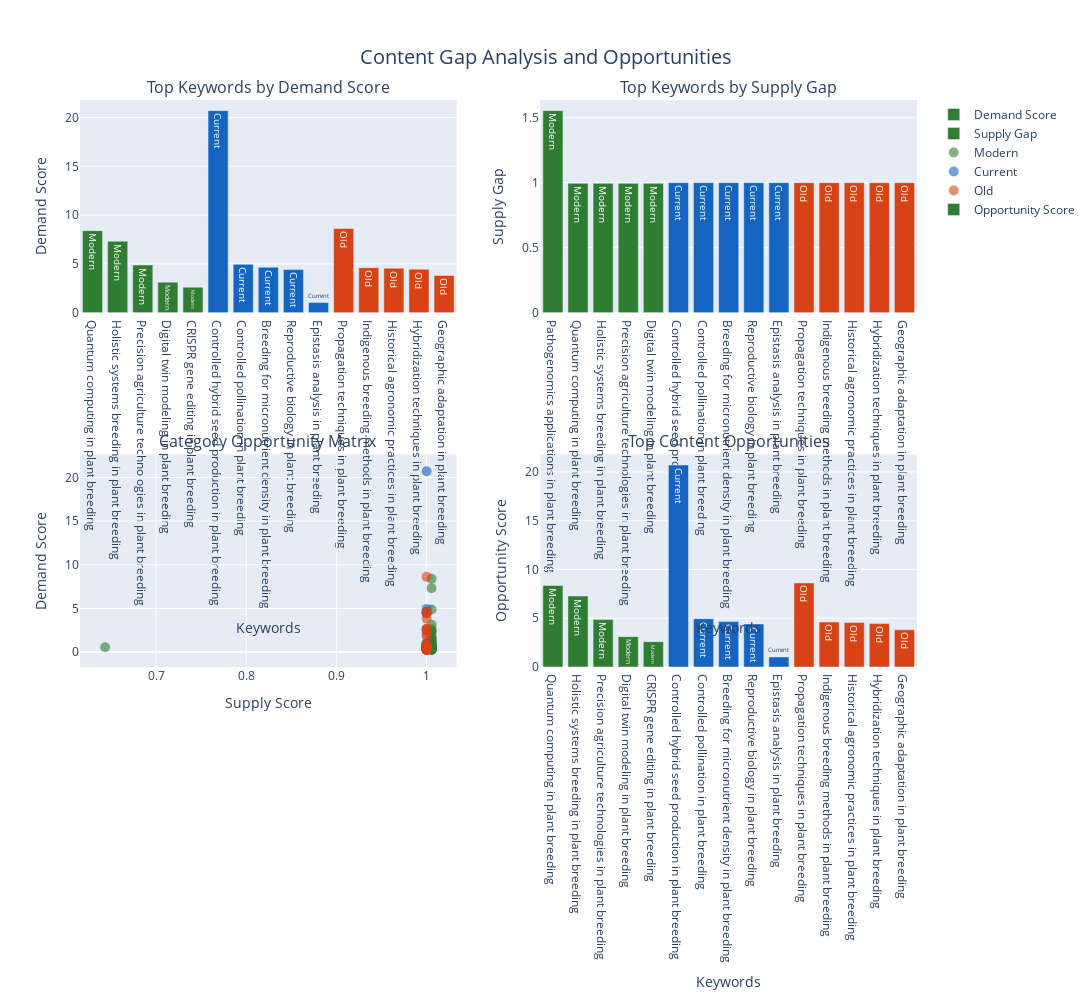

The cell this chart's notebook holds for it:
### Code cell
import pandas as pd
import plotly.graph_objects as go
from plotly.subplots import make_subplots
import numpy as np

# Read the data
df = pd.read_csv('youtube_data/videos_with_relevance.csv')
df['published_date'] = pd.to_datetime(df['published_date'])

# Group keywords by category
def analyze_keyword_opportunity(df):
    # Calculate metrics for each keyword
    keyword_metrics = df.groupby('keyword').agg({
        'view_count': ['sum', 'mean', 'count'],
        'engagement_rate': 'mean',
        'relevance_score': 'mean'
    }).round(2)
    
    # Flatten column names
    keyword_metrics.columns = ['total_views', 'avg_views', 'video_count', 'avg_engagement', 'avg_relevance']
    
    # Calculate demand score (based on views and engagement)
    keyword_metrics['demand_score'] = (
        (keyword_metrics['avg_views'] / keyword_metrics['avg_views'].mean()) * 0.6 +
        (keyword_metrics['avg_engagement'] / keyword_metrics['avg_engagement'].mean()) * 0.4
    )
    
    # Calculate supply score (based on video count)
    keyword_metrics['supply_score'] = keyword_metrics['video_count'] / keyword_metrics['video_count'].mean()
    
    # Calculate opportunity score (demand/supply ratio)
    keyword_metrics['opportunity_score'] = keyword_metrics['demand_score'] / keyword_metrics['supply_score']
    
    return keyword_metrics.sort_values('opportunity_score', ascending=False)

# Analyze opportunities by category
categories = ['Modern', 'Current', 'Old']
opportunities = {cat: analyze_keyword_opportunity(df[df['category'] == cat]) 
                for cat in categories}

# Create visualization
fig = make_subplots(
    rows=2, cols=2,
    subplot_titles=(
        'Top Keywords by Demand Score',
        'Top Keywords by Supply Gap',
        'Category Opportunity Matrix',
        'Top Content Opportunities'
    )
)

# Colors for categories
colors = {'Modern': '#2E7D32', 'Current': '#1565C0', 'Old': '#D84315'}

# Plot 1: Top Keywords by Demand
top_demand = pd.concat([opp.nlargest(5, 'demand_score') 
                       for opp in opportunities.values()], keys=categories)
fig.add_trace(
    go.Bar(
        x=top_demand.index.get_level_values(1),
        y=top_demand['demand_score'],
        marker_color=[colors[cat] for cat in top_demand.index.get_level_values(0)],
        text=top_demand.index.get_level_values(0),
        textposition='auto',
        name='Demand Score'
    ),
    row=1, col=1
)

# Plot 2: Supply Gap Analysis
top_gaps = pd.concat([opp.nsmallest(5, 'supply_score') 
                     for opp in opportunities.values()], keys=categories)
fig.add_trace(
    go.Bar(
        x=top_gaps.index.get_level_values(1),
        y=1/top_gaps['supply_score'],
        marker_color=[colors[cat] for cat in top_gaps.index.get_level_values(0)],
        text=top_gaps.index.get_level_values(0),
        textposition='auto',
        name='Supply Gap'
    ),
    row=1, col=2
)

# Plot 3: Category Opportunity Matrix
for cat in categories:
    fig.add_trace(
        go.Scatter(
            x=opportunities[cat]['supply_score'],
            y=opportunities[cat]['demand_score'],
            mode='markers',
            name=cat,
            marker=dict(
                size=10,
                color=colors[cat],
                opacity=0.6
            ),
            text=opportunities[cat].index,
            hovertemplate="Keyword: %{text}<br>Supply: %{x:.2f}<br>Demand: %{y:.2f}"
        ),
        row=2, col=1
    )

# Plot 4: Top Overall Opportunities
top_opportunities = pd.concat([opp.nlargest(5, 'opportunity_score') 
                             for opp in opportunities.values()], keys=categories)
fig.add_trace(
    go.Bar(
        x=top_opportunities.index.get_level_values(1),
        y=top_opportunities['opportunity_score'],
        marker_color=[colors[cat] for cat in top_opportunities.index.get_level_values(0)],
        text=top_opportunities.index.get_level_values(0),
        textposition='auto',
        name='Opportunity Score'
    ),
    row=2, col=2
)

# Update layout
fig.update_layout(
    title={
        'text': 'Content Gap Analysis and Opportunities',
        'y': 0.95,
        'x': 0.5,
        'xanchor': 'center',
        'yanchor': 'top',
        'font': {'size': 20}
    },
    showlegend=True,
    height=1000,
    width=1200
)

# Update axes labels
fig.update_xaxes(title_text="Keywords", row=1, col=1)
fig.update_xaxes(title_text="Keywords", row=1, col=2)
fig.update_xaxes(title_text="Supply Score", row=2, col=1)
fig.update_xaxes(title_text="Keywords", row=2, col=2)

fig.update_yaxes(title_text="Demand Score", row=1, col=1)
fig.update_yaxes(title_text="Supply Gap", row=1, col=2)
fig.update_yaxes(title_text="Demand Score", row=2, col=1)
fig.update_yaxes(title_text="Opportunity Score", row=2, col=2)

fig.show()

# Print detailed recommendations
print("\nTop Content Opportunities by Category:")
print("-" * 50)
for category in categories:
    top_ops = opportunities[category].nlargest(3, 'opportunity_score')
    print(f"\n{category} Category Top Opportunities:")
    for keyword, metrics in top_ops.iterrows():
        print(f"\nKeyword: {keyword}")
        print(f"Demand Score: {metrics['demand_score']:.2f}")
        print(f"Supply Score: {metrics['supply_score']:.2f}")
        print(f"Opportunity Score: {metrics['opportunity_score']:.2f}")
        print(f"Average Views: {metrics['avg_views']:,.0f}")
        print(f"Video Count: {metrics['video_count']}")
        print(f"Average Engagement: {metrics['avg_engagement']:.2f}%")

### Figure 1 — Plotly figure (JSON) as saved in the notebook; plotly's stock layout.template omitted (floating-point values rounded to 4 significant figures)
{"data": [{"marker": {"color": ["#2E7D32", "#2E7D32", "#2E7D32", "#2E7D32", "#2E7D32", "#1565C0", "#1565C0", "#1565C0", "#1565C0", "#1565C0", "#D84315", "#D84315", "#D84315", "#D84315", "#D84315"]}, "name": "Demand Score", "text": ["Modern", "Modern", "Modern", "Modern", "Modern", "Current", "Current", "Current", "Current", "Current", "Old", "Old", "Old", "Old", "Old"], "textposition": "auto", "type": "bar", "x": ["Quantum computing in plant breeding", "Holistic systems breeding in plant breeding", "Precision agriculture technologies in plant breeding", "Digital twin modeling in plant breeding", "CRISPR gene editing in plant breeding", "Controlled hybrid seed production in plant breeding", "Controlled pollination in plant breeding", "Breeding for micronutrient density in plant breeding", "Reproductive biology in plant breeding", "Epistasis analysis in plant breeding", "Propagation techniques in plant breeding", "Indigenous breeding methods in plant breeding", "Historical agronomic practices in plant breeding", "Hybridization techniques in plant breeding", "Geographic adaptation in plant breeding"], "xaxis": "x", "y": [8.401, 7.317, 4.885, 3.121, 2.607, 20.71, 4.95, 4.658, 4.417, 1.027, 8.617, 4.606, 4.559, 4.451, 3.811], "yaxis": "y"}, {"marker": {"color": ["#2E7D32", "#2E7D32", "#2E7D32", "#2E7D32", "#2E7D32", "#1565C0", "#1565C0", "#1565C0", "#1565C0", "#1565C0", "#D84315", "#D84315", "#D84315", "#D84315", "#D84315"]}, "name": "Supply Gap", "text": ["Modern", "Modern", "Modern", "Modern", "Modern", "Current", "Current", "Current", "Current", "Current", "Old", "Old", "Old", "Old", "Old"], "textposition": "auto", "type": "bar", "x": ["Pathogenomics applications in plant breeding", "Quantum computing in plant breeding", "Holistic systems breeding in plant breeding", "Precision agriculture technologies in plant breeding", "Digital twin modeling in plant breeding", "Controlled hybrid seed production in plant breeding", "Controlled pollination in plant breeding", "Breeding for micronutrient density in plant breeding", "Reproductive biology in plant breeding", "Epistasis analysis in plant breeding", "Propagation techniques in plant breeding", "Indigenous breeding methods in plant breeding", "Historical agronomic practices in plant breeding", "Hybridization techniques in plant breeding", "Geographic adaptation in plant breeding"], "xaxis": "x2", "y": [1.554, 0.9945, 0.9945, 0.9945, 0.9945, 1, 1, 1, 1, 1, 1, 1, 1, 1, 1], "yaxis": "y2"}, {"hovertemplate": "Keyword: %{text}<br>Supply: %{x:.2f}<br>Demand: %{y:.2f}", "marker": {"color": "#2E7D32", "opacity": 0.6, "size": 10}, "mode": "markers", "name": "Modern", "text": ["Quantum computing in plant breeding", "Holistic systems breeding in plant breeding", "Precision agriculture technologies in plant breeding", "Digital twin modeling in plant breeding", "CRISPR gene editing in plant breeding", "Synthetic biology in plant breeding", "Urban crop development in plant breeding", "Non-coding RNA studies in plant breeding", "Transgenic development in plant breeding", "Biodegradable agro-inputs breeding in plant breeding", "Genome editing techniques in plant breeding", "Real-time molecular diagnostics in plant breeding", "Virtual reality applications in plant breeding", "Hologenomics in plant breeding", "Advanced genetic transformation in plant breeding", "Synthetic genomics in plant breeding", "Pathogenomics applications in plant breeding", "Adaptive breeding strategies in plant breeding", "Thermo-tolerance breeding in plant breeding", "RNA interference in plant breeding", "Synthetic promoter engineering in plant breeding", "CRISPR-Cas9 delivery systems in plant breeding", "Epigenetic modification in plant breeding", "Autonomous breeding programs in plant breeding", "Artificial intelligence prediction in plant breeding", "Climate-resilient breeding in plant breeding", "Photosynthetic efficiency optimization in plant breeding", "Metabolic engineering in plant breeding", "Machine learning in plant breeding", "Gene regulatory network in plant breeding", "Environmental DNA (eDNA) in plant breeding", "Carbon sequestration traits breeding in plant breeding", "Nano-biotechnology in plant breeding", "AI-based genome annotation in plant breeding", "Biostimulant-driven breeding in plant breeding", "Eco-genomics in plant breeding", "Multi-omics integration in plant breeding", "Proteomics applications in plant breeding", "Single-cell sequencing in plant breeding", "Cellular reprogramming in plant breeding", "Predictive climate modeling in plant breeding", "Computational genomics in plant breeding", "Systems biology in plant breeding", "Functional metagenomics in plant breeding", "Advanced phenotyping in plant breeding", "Epigenome-wide association studies in plant breeding", "Next-generation sequencing in plant breeding", "Molecular breeding platforms in plant breeding", "Advanced chloroplast transformation in plant breeding", "Blockchain for seed traceability in plant breeding", "Advanced trait mapping in plant breeding", "Microbiome-assisted breeding in plant breeding", "Digital phenotyping in plant breeding", "Metabolomics in plant breeding", "Deep learning for trait prediction in plant breeding", "Precision breeding in plant breeding", "Robotic phenotyping in plant breeding", "Gene network analysis in plant breeding", "Genome sequencing in plant breeding", "Sensor-based phenotyping in plant breeding", "Pangenomics in plant breeding", "Computational breeding in plant breeding", "Predictive breeding models in plant breeding", "Genomic selection in plant breeding", "Genome-wide association studies in plant breeding", "High-throughput screening in plant breeding"], "type": "scatter", "x": [1.005, 1.005, 1.005, 1.005, 1.005, 1.005, 1.005, 1.005, 1.005, 1.005, 1.005, 1.005, 1.005, 1.005, 1.005, 1.005, 0.6435, 1.005, 1.005, 1.005, 1.005, 1.005, 1.005, 1.005, 1.005, 1.005, 1.005, 1.005, 1.005, 1.005, 1.005, 1.005, 1.005, 1.005, 1.005, 1.005, 1.005, 1.005, 1.005, 1.005, 1.005, 1.005, 1.005, 1.005, 1.005, 1.005, 1.005, 1.005, 1.005, 1.005, 1.005, 1.005, 1.005, 1.005, 1.005, 1.005, 1.005, 1.005, 1.005, 1.005, 1.005, 1.005, 1.005, 1.005, 1.005, 1.005], "xaxis": "x3", "y": [8.401, 7.317, 4.885, 3.121, 2.607, 2.356, 2.338, 1.774, 1.645, 1.552, 1.363, 1.249, 1.247, 1.1, 0.906, 0.8925, 0.5629, 0.7768, 0.7067, 0.697, 0.6844, 0.6714, 0.6568, 0.6447, 0.6027, 0.5969, 0.576, 0.5547, 0.5446, 0.5441, 0.5199, 0.5125, 0.5055, 0.5025, 0.4839, 0.4698, 0.4615, 0.4604, 0.4547, 0.454, 0.4498, 0.4494, 0.4476, 0.4465, 0.4449, 0.4433, 0.4399, 0.4246, 0.4132, 0.3909, 0.3863, 0.3853, 0.3796, 0.3793, 0.3729, 0.3584, 0.3559, 0.3159, 0.3075, 0.3063, 0.3062, 0.2999, 0.2879, 0.2794, 0.2671, 0.2636], "yaxis": "y3"}, {"hovertemplate": "Keyword: %{text}<br>Supply: %{x:.2f}<br>Demand: %{y:.2f}", "marker": {"color": "#1565C0", "opacity": 0.6, "size": 10}, "mode": "markers", "name": "Current", "text": ["Controlled hybrid seed production in plant breeding", "Controlled pollination in plant breeding", "Breeding for micronutrient density in plant breeding", "Reproductive biology in plant breeding", "Epistasis analysis in plant breeding", "Controlled environment breeding in plant breeding", "Heterosis breeding in plant breeding", "Backcross breeding in plant breeding", "Progeny testing in plant breeding", "Population genetics in plant breeding", "AFLP marker systems in plant breeding", "Recurrent selection in plant breeding", "Advanced breeding lines in plant breeding", "Classical resistance breeding in plant breeding", "Hybrid vigor breeding in plant breeding", "Multiline breeding in plant breeding", "Advanced generation breeding in plant breeding", "High-yield variety development in plant breeding", "Crop improvement strategies in plant breeding", "Breeding for disease resistance in plant breeding", "Genomic in situ hybridization (GISH) in plant breeding", "Germplasm enhancement in plant breeding", "Crop adaptation mechanisms in plant breeding", "Isozyme markers in plant breeding", "Genetic uniformity in plant breeding", "Breeding for yield stability in plant breeding", "MABC (Marker-Assisted Backcrossing) in plant breeding", "Haploidy induction in plant breeding", "Biochemical marker-assisted breeding in plant breeding", "Pre-breeding programs in plant breeding", "Breeding program design in plant breeding", "Abiotic stress tolerance breeding in plant breeding", "Speed breeding protocols in plant breeding", "Multi-parental breeding approaches in plant breeding", "Breeding efficiency in plant breeding", "Genetic resource management in plant breeding", "Statistical genetics in plant breeding", "Marker-assisted selection in plant breeding", "Performance testing in plant breeding", "DArT marker technology in plant breeding", "Regional trait evaluation in plant breeding", "Molecular marker development in plant breeding", "Genetic gain prediction in plant breeding", "Trait stacking in plant breeding", "Quantitative trait loci (QTL) mapping in plant breeding", "Fusarium wilt tolerance breeding in plant breeding", "Phenotypic plasticity in plant breeding", "Marker-based recurrent selection in plant breeding", "High-oil content breeding in plant breeding", "Trait introgression in plant breeding", "Genetic variability assessment in plant breeding", "Breeding value estimation in plant breeding", "Transcriptomics in plant breeding", "Genotypic adaptability analysis in plant breeding", "Field trial optimization in plant breeding", "Statistical QTL analysis in plant breeding", "Bi-parental mapping populations in plant breeding", "Breeding methodology optimization in plant breeding", "Disease-resistance introgression in plant breeding", "Doubled haploid technology in plant breeding", "Genetic diversity analysis in plant breeding", "Genetic complexity analysis in plant breeding", "Crop modeling integration in plant breeding", "Phenotypic screening in plant breeding", "SNP genotyping in plant breeding", "Genome-wide selection in plant breeding"], "type": "scatter", "x": [1, 1, 1, 1, 1, 1, 1, 1, 1, 1, 1, 1, 1, 1, 1, 1, 1, 1, 1, 1, 1, 1, 1, 1, 1, 1, 1, 1, 1, 1, 1, 1, 1, 1, 1, 1, 1, 1, 1, 1, 1, 1, 1, 1, 1, 1, 1, 1, 1, 1, 1, 1, 1, 1, 1, 1, 1, 1, 1, 1, 1, 1, 1, 1, 1, 1], "xaxis": "x3", "y": [20.71, 4.95, 4.658, 4.417, 1.027, 0.9311, 0.8903, 0.8754, 0.8515, 0.851, 0.7155, 0.7113, 0.7056, 0.6788, 0.6749, 0.6676, 0.6575, 0.6284, 0.6244, 0.6208, 0.6016, 0.578, 0.5696, 0.5445, 0.5371, 0.5206, 0.5173, 0.509, 0.4847, 0.4664, 0.464, 0.4635, 0.4627, 0.4556, 0.453, 0.4469, 0.4462, 0.4442, 0.4266, 0.4264, 0.4244, 0.424, 0.4165, 0.408, 0.4079, 0.4036, 0.3831, 0.382, 0.3813, 0.3786, 0.3765, 0.3723, 0.3618, 0.3593, 0.3535, 0.3518, 0.3451, 0.3388, 0.334, 0.3324, 0.3218, 0.3151, 0.3086, 0.2948, 0.2911, 0.2689], "yaxis": "y3"}, {"hovertemplate": "Keyword: %{text}<br>Supply: %{x:.2f}<br>Demand: %{y:.2f}", "marker": {"color": "#D84315", "opacity": 0.6, "size": 10}, "mode": "markers", "name": "Old", "text": ["Propagation techniques in plant breeding", "Indigenous breeding methods in plant breeding", "Historical agronomic practices in plant breeding", "Hybridization techniques in plant breeding", "Geographic adaptation in plant breeding", "Composite crossing in plant breeding", "Cross-pollination techniques in plant breeding", "Manual self-pollination techniques in plant breeding", "Open pollination in plant breeding", "Subsistence crop breeding in plant breeding", "Seed saving practices in plant breeding", "Folk selection methods in plant breeding", "Traditional drought tolerance breeding in plant breeding", "Traditional farmer selection in plant breeding", "Traditional soil suitability tests in plant breeding", "Generational crop improvement in plant breeding", "Hardy-Weinberg principle in plant breeding", "Traditional soil fertility management in plant breeding", "Mass selection in plant breeding", "Pure-line selection in plant breeding", "Mass-pedigree method in plant breeding", "Bulk population method in plant breeding", "Reproductive isolation techniques in plant breeding", "Landrace selection in plant breeding", "Manual trait selection in plant breeding", "Pedigree breeding in plant breeding", "Diallel crossing in plant breeding", "Natural trait segregation in plant breeding", "Line breeding in plant breeding", "Synthetic variety breeding in plant breeding", "Crop resilience through generations in plant breeding", "Clonal selection in plant breeding", "Monoculture improvement in plant breeding", "Crop domestication in plant breeding", "Reciprocal recurrent selection in plant breeding", "Family selection in plant breeding", "Genetic diversity preservation in plant breeding", "Indigenous pest resistance breeding in plant breeding", "Local seed exchange practices in plant breeding", "In situ conservation breeding in plant breeding", "Population improvement in plant breeding", "Evolutionary breeding approaches in plant breeding", "Traditional varietal selection in plant breeding", "Landrace improvement cycles in plant breeding", "Traditional crop rotation effects in plant breeding", "Phenotypic selection in plant breeding", "Wild relative breeding in plant breeding", "Regional biotic stress breeding in plant breeding", "Ancestral crop improvement in plant breeding", "Selective pressure analysis in plant breeding", "Germplasm conservation in plant breeding", "Traditional selective breeding in plant breeding", "Natural outcrossing studies in plant breeding", "Local adaptation breeding in plant breeding", "Agronomic performance selection in plant breeding", "Empirical crop selection in plant breeding", "Farmer-participatory breeding in plant breeding", "Regional adaptation breeding in plant breeding", "Community-based breeding in plant breeding", "Ancient grain breeding in plant breeding", "Seedbed selection in plant breeding", "Traditional genetic diversity in plant breeding", "Regional cropping system adaptation in plant breeding", "Phenotype-based breeding in plant breeding", "Traditional field trials in plant breeding", "Heritage crop breeding in plant breeding"], "type": "scatter", "x": [1, 1, 1, 1, 1, 1, 1, 1, 1, 1, 1, 1, 1, 1, 1, 1, 1, 1, 1, 1, 1, 1, 1, 1, 1, 1, 1, 1, 1, 1, 1, 1, 1, 1, 1, 1, 1, 1, 1, 1, 1, 1, 1, 1, 1, 1, 1, 1, 1, 1, 1, 1, 1, 1, 1, 1, 1, 1, 1, 1, 1, 1, 1, 1, 1, 1], "xaxis": "x3", "y": [8.617, 4.606, 4.559, 4.451, 3.811, 2.684, 2.659, 2.497, 2.49, 2.112, 1.783, 0.8675, 0.8067, 0.7982, 0.7797, 0.7024, 0.6579, 0.6319, 0.6134, 0.6131, 0.5946, 0.5888, 0.5837, 0.5799, 0.5724, 0.5635, 0.5622, 0.548, 0.5348, 0.5327, 0.5163, 0.5036, 0.4991, 0.4945, 0.4878, 0.4852, 0.4807, 0.4668, 0.4429, 0.4426, 0.4407, 0.4404, 0.4395, 0.423, 0.4175, 0.3993, 0.3916, 0.3883, 0.3834, 0.3832, 0.381, 0.3535, 0.3373, 0.3237, 0.3082, 0.3063, 0.2895, 0.287, 0.2858, 0.282, 0.2712, 0.2631, 0.263, 0.2524, 0.2427, 0.228], "yaxis": "y3"}, {"marker": {"color": ["#2E7D32", "#2E7D32", "#2E7D32", "#2E7D32", "#2E7D32", "#1565C0", "#1565C0", "#1565C0", "#1565C0", "#1565C0", "#D84315", "#D84315", "#D84315", "#D84315", "#D84315"]}, "name": "Opportunity Score", "text": ["Modern", "Modern", "Modern", "Modern", "Modern", "Current", "Current", "Current", "Current", "Current", "Old", "Old", "Old", "Old", "Old"], "textposition": "auto", "type": "bar", "x": ["Quantum computing in plant breeding", "Holistic systems breeding in plant breeding", "Precision agriculture technologies in plant breeding", "Digital twin modeling in plant breeding", "CRISPR gene editing in plant breeding", "Controlled hybrid seed production in plant breeding", "Controlled pollination in plant breeding", "Breeding for micronutrient density in plant breeding", "Reproductive biology in plant breeding", "Epistasis analysis in plant breeding", "Propagation techniques in plant breeding", "Indigenous breeding methods in plant breeding", "Historical agronomic practices in plant breeding", "Hybridization techniques in plant breeding", "Geographic adaptation in plant breeding"], "xaxis": "x4", "y": [8.356, 7.277, 4.859, 3.104, 2.593, 20.71, 4.95, 4.658, 4.417, 1.027, 8.617, 4.606, 4.559, 4.451, 3.811], "yaxis": "y4"}], "layout": {"annotations": [{"font": {"size": 16}, "showarrow": false, "text": "Top Keywords by Demand Score", "x": 0.225, "xanchor": "center", "xref": "paper", "y": 1, "yanchor": "bottom", "yref": "paper"}, {"font": {"size": 16}, "showarrow": false, "text": "Top Keywords by Supply Gap", "x": 0.775, "xanchor": "center", "xref": "paper", "y": 1, "yanchor": "bottom", "yref": "paper"}, {"font": {"size": 16}, "showarrow": false, "text": "Category Opportunity Matrix", "x": 0.225, "xanchor": "center", "xref": "paper", "y": 0.375, "yanchor": "bottom", "yref": "paper"}, {"font": {"size": 16}, "showarrow": false, "text": "Top Content Opportunities", "x": 0.775, "xanchor": "center", "xref": "paper", "y": 0.375, "yanchor": "bottom", "yref": "paper"}], "height": 1000, "showlegend": true, "title": {"font": {"size": 20}, "text": "Content Gap Analysis and Opportunities", "x": 0.5, "xanchor": "center", "y": 0.95, "yanchor": "top"}, "width": 1200, "xaxis": {"anchor": "y", "autorange": true, "domain": [0, 0.45], "range": [-0.5, 14.5], "title": {"text": "Keywords"}, "type": "category"}, "xaxis2": {"anchor": "y2", "autorange": true, "domain": [0.55, 1], "range": [-0.5, 14.5], "title": {"text": "Keywords"}, "type": "category"}, "xaxis3": {"anchor": "y3", "autorange": true, "domain": [0, 0.45], "range": [0.6164, 1.033], "title": {"text": "Supply Score"}, "type": "linear"}, "xaxis4": {"anchor": "y4", "autorange": true, "domain": [0.55, 1], "range": [-0.5, 14.5], "title": {"text": "Keywords"}, "type": "category"}, "yaxis": {"anchor": "x", "autorange": true, "domain": [0.625, 1], "range": [0, 21.8], "title": {"text": "Demand Score"}, "type": "linear"}, "yaxis2": {"anchor": "x2", "autorange": true, "domain": [0.625, 1], "range": [0, 1.636], "title": {"text": "Supply Gap"}, "type": "linear"}, "yaxis3": {"anchor": "x3", "autorange": true, "domain": [0, 0.375], "range": [-1.544, 22.48], "title": {"text": "Demand Score"}, "type": "linear"}, "yaxis4": {"anchor": "x4", "autorange": true, "domain": [0, 0.375], "range": [0, 21.8], "title": {"text": "Opportunity Score"}, "type": "linear"}}}
